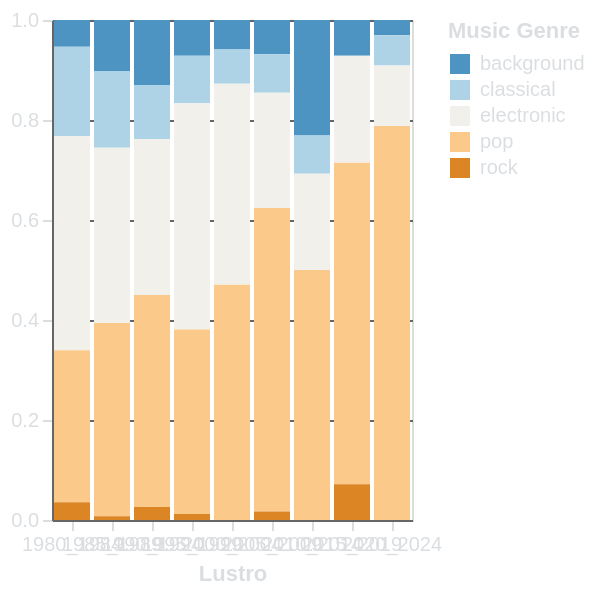

Express this chart as Vega-Lite.
### Vega-Lite specification from a JSON file in a GitHub repository (floating-point values rounded to 4 significant figures)
{"$schema": "https://vega.github.io/schema/vega-lite/v5.15.1.json", "config": {"axis": {"domainColor": "#666666", "gridColor": "#666666", "labelColor": "#DBDEE1", "tickColor": "#DBDEE1", "titleColor": "#DBDEE1"}, "background": "transparent", "legend": {"labelColor": "#DBDEE1", "titleColor": "#DBDEE1"}, "title": {"color": "#DBDEE1", "fontSize": 16}}, "data": {"name": "data-6dd00e79f855ba7264f9b7df8c844f54"}, "datasets": {"data-6dd00e79f855ba7264f9b7df8c844f54": [{"genre": "background", "lustrum": "1980_1984", "percentage": 0.05357}, {"genre": "background", "lustrum": "1985_1989", "percentage": 0.1022}, {"genre": "background", "lustrum": "1990_1994", "percentage": 0.1301}, {"genre": "background", "lustrum": "1995_1999", "percentage": 0.07143}, {"genre": "background", "lustrum": "2000_2004", "percentage": 0.05882}, {"genre": "background", "lustrum": "2005_2009", "percentage": 0.06838}, {"genre": "background", "lustrum": "2010_2014", "percentage": 0.2308}, {"genre": "background", "lustrum": "2015_2019", "percentage": 0.07143}, {"genre": "background", "lustrum": "2020_2024", "percentage": 0.0303}, {"genre": "classical", "lustrum": "1980_1984", "percentage": 0.1786}, {"genre": "classical", "lustrum": "1985_1989", "percentage": 0.1533}, {"genre": "classical", "lustrum": "1990_1994", "percentage": 0.1078}, {"genre": "classical", "lustrum": "1995_1999", "percentage": 0.09524}, {"genre": "classical", "lustrum": "2000_2004", "percentage": 0.06863}, {"genre": "classical", "lustrum": "2005_2009", "percentage": 0.07692}, {"genre": "classical", "lustrum": "2010_2014", "percentage": 0.07692}, {"genre": "classical", "lustrum": "2015_2019", "percentage": null}, {"genre": "classical", "lustrum": "2020_2024", "percentage": 0.06061}, {"genre": "electronic", "lustrum": "1980_1984", "percentage": 0.4286}, {"genre": "electronic", "lustrum": "1985_1989", "percentage": 0.3504}, {"genre": "electronic", "lustrum": "1990_1994", "percentage": 0.3123}, {"genre": "electronic", "lustrum": "1995_1999", "percentage": 0.4524}, {"genre": "electronic", "lustrum": "2000_2004", "percentage": 0.402}, {"genre": "electronic", "lustrum": "2005_2009", "percentage": 0.2308}, {"genre": "electronic", "lustrum": "2010_2014", "percentage": 0.1923}, {"genre": "electronic", "lustrum": "2015_2019", "percentage": 0.2143}, {"genre": "electronic", "lustrum": "2020_2024", "percentage": 0.1212}, {"genre": "pop", "lustrum": "1980_1984", "percentage": 0.3036}, {"genre": "pop", "lustrum": "1985_1989", "percentage": 0.3869}, {"genre": "pop", "lustrum": "1990_1994", "percentage": 0.4238}, {"genre": "pop", "lustrum": "1995_1999", "percentage": 0.369}, {"genre": "pop", "lustrum": "2000_2004", "percentage": 0.4706}, {"genre": "pop", "lustrum": "2005_2009", "percentage": 0.6068}, {"genre": "pop", "lustrum": "2010_2014", "percentage": 0.5}, {"genre": "pop", "lustrum": "2015_2019", "percentage": 0.6429}, {"genre": "pop", "lustrum": "2020_2024", "percentage": 0.7879}, {"genre": "rock", "lustrum": "1980_1984", "percentage": 0.03571}, {"genre": "rock", "lustrum": "1985_1989", "percentage": 0.007299}, {"genre": "rock", "lustrum": "1990_1994", "percentage": 0.02602}, {"genre": "rock", "lustrum": "1995_1999", "percentage": 0.0119}, {"genre": "rock", "lustrum": "2000_2004", "percentage": null}, {"genre": "rock", "lustrum": "2005_2009", "percentage": 0.01709}, {"genre": "rock", "lustrum": "2010_2014", "percentage": null}, {"genre": "rock", "lustrum": "2015_2019", "percentage": 0.07143}, {"genre": "rock", "lustrum": "2020_2024", "percentage": null}]}, "encoding": {"color": {"field": "genre", "legend": {"title": "Music Genre"}, "scale": {"scheme": "blueorange", "type": "quantize"}, "type": "nominal"}, "tooltip": [{"field": "lustrum", "title": "Lustro", "type": "nominal"}, {"field": "genre", "title": "Genere Musicale", "type": "nominal"}, {"field": "percentage", "format": ".2f", "title": "Percentuale", "type": "quantitative"}], "x": {"axis": {"labelAngle": 0, "title": "Lustro"}, "field": "lustrum", "type": "nominal"}, "y": {"field": "percentage", "scale": {"domain": [0, 1]}, "title": null, "type": "quantitative"}}, "height": 250, "mark": {"type": "bar"}, "width": "container"}
